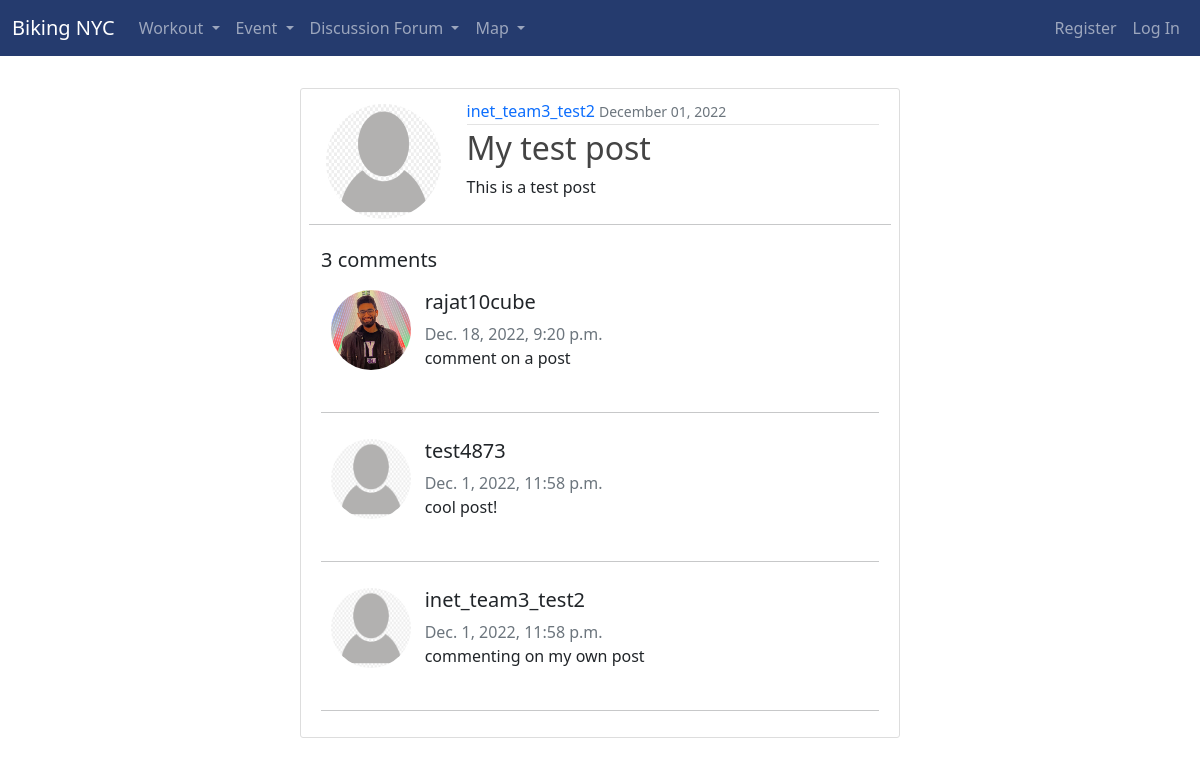
/post/5/, run on the app's committed database.
### bikingapp/models.py (models this page shows, shortened)
class Post(models.Model):
    title = models.CharField(max_length=100)
    content = models.TextField()
    date_posted = models.DateTimeField(default=timezone.now)
    author = models.ForeignKey(settings.AUTH_USER_MODEL, on_delete=models.CASCADE)

class CustomUser(AbstractUser):
    def image_upload_to(self, instance=None):
        if instance:
            return os.path.join("Users", self.username, instance)
        return None
    STATUS = (
        ("regular", "regular"),
        ("subscriber", "subscriber"),
        ("moderator", "moderator"),
    )
    email = models.EmailField(unique=True)
    status = models.CharField(max_length=100, choices=STATUS, default="regular")
    description = models.TextField(
        "Description", max_length=600, default="", blank=True
    )
    image = models.ImageField(default="default/user.jpg", upload_to=image_upload_to)
    def __str__(self):
        return self.username

class DiscForumComment(models.Model):
    post = models.ForeignKey(Post, on_delete=models.CASCADE, related_name="comments")
    author = models.ForeignKey(
        settings.AUTH_USER_MODEL, on_delete=models.SET_NULL, null=True, blank=True
    )
    body = models.TextField()
    created_on = models.DateTimeField(auto_now_add=True)
    class Meta:
        ordering = ["created_on"]

### bikingapp/views.py (the view, shortened to what this page needs)
# urls.py: path("post/<int:pk>/", PostDetailView.as_view(), name="post-detail"),
class PostDetailView(FormMixin, DetailView):
    model = Post
    template_name = "discforum/post_detail.html"
    form_class = DiscForumCommentForm
    def get_context_data(self, **kwargs):
        context = super().get_context_data(**kwargs)
        context["form"] = DiscForumCommentForm
        context["comments"] = models.DiscForumComment.objects.order_by(
            "-created_on"
        ).filter(post=self.object)
        context["userLoggedIn"] = not self.request.user.is_anonymous
        return context

### bikingapp/templates/discforum/post_detail.html (shortened to what this page needs)
<!DOCTYPE html>
<html lang="en">
<head>
  <link href="https://cdn.jsdelivr.net/npm/bootstrap@5.2.2/dist/css/bootstrap.min.css" rel="stylesheet"
>
</head>
<body>
  {% extends 'base.html' %}
  {% block content %}
  <div class="col-6 content-section2" style="margin-top: 4vh;">
    <div class="row">
      <div class="col-3">
        <article class="media">
          <img class="rounded-circle article-img" src="{{ object.author.image.url }}">
      </div>
      <div class="col-9">
        <div class="media-body">
          <div class="article-metadata">
            <a class="mr-2" href="{% url 'profile' object.author %}">{{ object.author }}</a>
            <small class="text-muted">{{ object.date_posted|date:"F d, Y" }}</small>
          </div>
          <h2 class="article-title">{{ object.title }}</h2>
          <p class="article-content">{{ object.content }}</p>
        </div>
      </div>
      <hr>
        <br>
      </div>
      <div class="col-12 ">
        <div class="card-body">
          <h5>{{ comments.count }} comments</h5>
          {% for comment in comments %}
          <div class="comments" style="padding: 10px;">
            <div class="row">
              <div class="col-2">
                <img width="80px" height="80px" class="rounded-circle " src="{{ comment.author.image.url }}">
              </div>
              <div class="col-10">
                <h5>{{ comment.author }}</h5>
                <span class=" text-muted font-weight-normal">
                  {{ comment.created_on }}
                </span>
                {{ comment.body | linebreaks }}
              </div>
            </div>
          </div>
          <hr>
          {% endfor %}
        </div>
      </div>
    </div>
  </div>
  {% endblock content %}

### bikingapp/static/css/base.css (style rules this page uses)
.content-section2 { background: #ffffff; padding: 10px 20px; border: 1px solid #dddddd; border-radius: 3px; margin-bottom: 20px; margin-left: 25%; }
.article-title { color: #444444; text-decoration: none; }
.article-content { white-space: pre-line; }
.article-img { height: 125px; width: 125px; padding: 5px; }
.article-metadata { padding-bottom: 1px; margin-bottom: 4px; border-bottom: 1px solid #e3e3e3; text-decoration: none; }

### bikingapp/templates/base.html (style rules this page uses)
a { text-decoration: none; }

### data on the page
Post: author.image (placeholder picture), author "inet_team3_test2", date_posted "December 01, 2022", title "My test post", content "This is a test post"
DiscForumComment: author.image (picture), author "rajat10cube", created_on "Dec. 18, 2022, 9:20 p.m.", body "comment on a post"
DiscForumComment: author.image (placeholder picture), author "test4873", created_on "Dec. 1, 2022, 11:58 p.m.", body "cool post!"
DiscForumComment: author.image (placeholder picture), author "inet_team3_test2", created_on "Dec. 1, 2022, 11:58 p.m.", body "commenting on my own post"

### other printed values
{{ comments.count }} "3"
